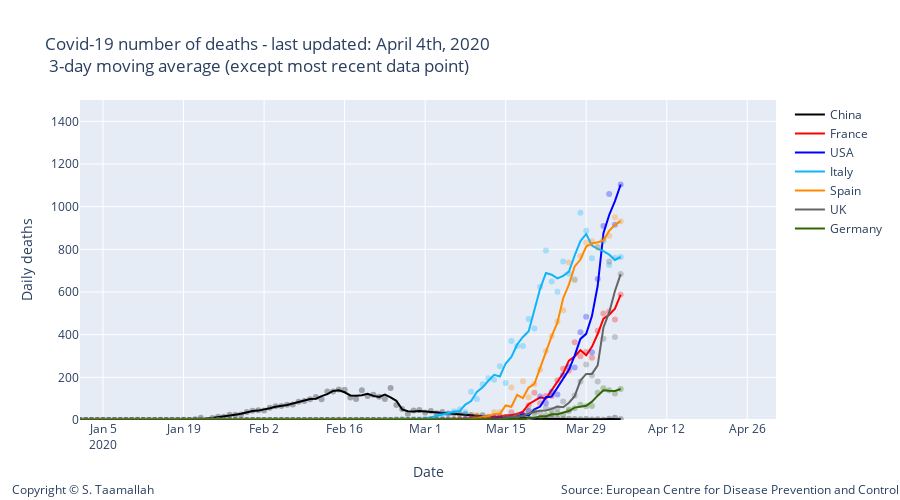

The code cell stored with this chart in its notebook:
### Code cell
degree = 1
#smooth_italy = smoothTriangle(df_italy['deaths'],degree)

smooth_china = smoothTriangle(df_china['deaths'], degree)
smooth_france = smoothTriangle(df_france['deaths'], degree)
smooth_italy = smoothTriangle(df_italy['deaths'],degree)
smooth_usa = smoothTriangle(df_usa['deaths'],degree)
smooth_uk = smoothTriangle(df_uk['deaths'],degree)
smooth_germany = smoothTriangle(df_germany['deaths'],degree)
smooth_spain = smoothTriangle(df_spain['deaths'],degree)
smooth_korea = smoothTriangle(df_korea['deaths'],degree)
smooth_netherlandss = smoothTriangle(df_netherlands['deaths'],degree)

smooth_china = smooth_3day(df_china['deaths'])
smooth_france = smooth_3day(df_france['deaths'])
smooth_italy = smooth_3day(df_italy['deaths'])
smooth_usa = smooth_3day(df_usa['deaths'])
smooth_uk = smooth_3day(df_uk['deaths'])
smooth_germany = smooth_3day(df_germany['deaths'])
smooth_spain = smooth_3day(df_spain['deaths'])
smooth_korea = smooth_3day(df_korea['deaths'])
smooth_netherlandss = smooth_3day(df_netherlands['deaths'])


# Add traces
trace1 = go.Scatter(
        x=df_china.index, 
        y=df_china['deaths'],
        mode='markers',
        name='China daily cases',
        line_color='rgba(0, 0, 0, .3)',
        showlegend=False,
)

trace11 = go.Scatter(
        x=df_china.index, 
        y=smooth_china,
        mode='lines',
        name='China',
        line_color='rgba(0, 0, 0, 1)',
)


trace2 = go.Scatter(
        x=df_france.index, 
        y=df_france['deaths'],
        mode='markers',
        name='France',
        line_color='rgba(256, 0, 0, .3)',
        showlegend=False,
)

trace22 = go.Scatter(
        x=df_france.index, 
        y=smooth_france,
        mode='lines',
        name='France',
        line_color='rgba(256, 0, 0, 1)',
)


trace3 = go.Scatter(
        x=df_usa.index, 
        y=df_usa['deaths'],
        mode='markers',
        name='USA',
        line_color='rgba(0, 0, 255, .3)',
    showlegend=False,
)

trace33 = go.Scatter(
        x=df_usa.index, 
        y=smooth_usa,
        mode='lines',
        name='USA',
        line_color='rgba(0, 0, 255, 1)',
)

trace4 = go.Scatter(
        x=df_italy.index, 
        y=df_italy['deaths'],
        mode='markers',
        name='Italy',
        line_color='rgba(14, 180, 252, .3)',
    showlegend=False,
)

trace44 = go.Scatter(
        x=df_italy.index, 
        y=smooth_italy,
        mode='lines',
        name='Italy',
        line_color='rgba(14, 180, 252, 1)',
)

trace5 = go.Scatter(
        x=df_spain.index, 
        y=df_spain['deaths'],
        mode='markers',
        name='Spain',
        line_color='rgba(255, 137, 0, .3)',
    showlegend=False,
)

trace55 = go.Scatter(
        x=df_spain.index, 
        y=smooth_spain,
        mode='lines',
        name='Spain',
        line_color='rgba(256, 137, 0, 1)',
)


trace6 = go.Scatter(
        x=df_uk.index, 
        y=df_uk['deaths'],
        mode='markers',
        name='UK',
        line_color='rgba(100, 100, 100, .3)',
    showlegend=False
)

trace66 = go.Scatter(
        x=df_uk.index, 
        y=smooth_uk,
        mode='lines',
        name='UK',
        line_color='rgba(100, 100, 100, 1)',
)

trace7 = go.Scatter(
        x=df_germany.index, 
        y=df_germany['deaths'],
        mode='markers',
        name='Germany',
        line_color='rgba(51, 102, 0, .3)',
    showlegend=False,
)

trace77 = go.Scatter(
        x=df_germany.index, 
        y=smooth_germany,
        mode='lines',
        name='Germany',
        line_color='rgba(51, 102, 0, 1)',
)


data = [trace1,trace11, trace2, trace22, trace3, trace33, trace4, trace44, trace5, trace55, trace6, trace66, trace7, trace77]

layout = go.Layout(
    title="Covid-19 number of deaths - last updated: April 4th, 2020 <br> 3-day moving average (except most recent data point)",
    width=900,
    height=500,
    
    # Top left
    xaxis=dict(
        title='Date',
        range=['2020-01-01', '2020-05-01'],
    ),
    yaxis=dict(
        title='Daily deaths',
        #type='log',
        range=[0,1500],
        anchor='x'
    ),
    
      annotations=[
        dict(
            x=1.18,
            y=-0.25,
            showarrow=False,
            text='Source: European Centre for Disease Prevention and Control',
            xref='paper',
            yref='paper'
        ),
        
        dict(
            x=-0.1,
            y=-0.25,
            showarrow=False,
            text='Copyright © S. Taamallah ',
            xref='paper',
            yref='paper'
        )
    ],
    
)

fig = go.Figure(data=data, layout=layout)

fig.show()

from plotly.offline import plot
plot(fig, filename="STaamallah_covid19_analysis_chart_1_20200404.html", auto_open = False)
